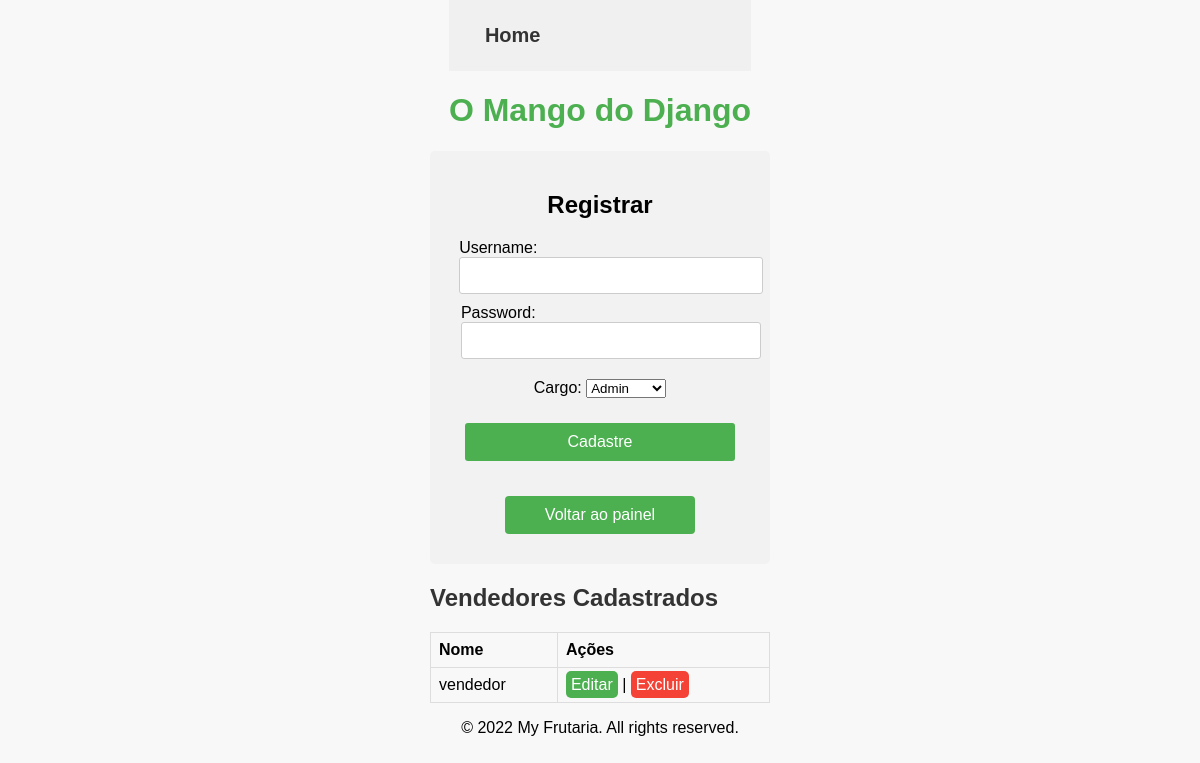
The page /cadastro/ on the database as committed earlier.
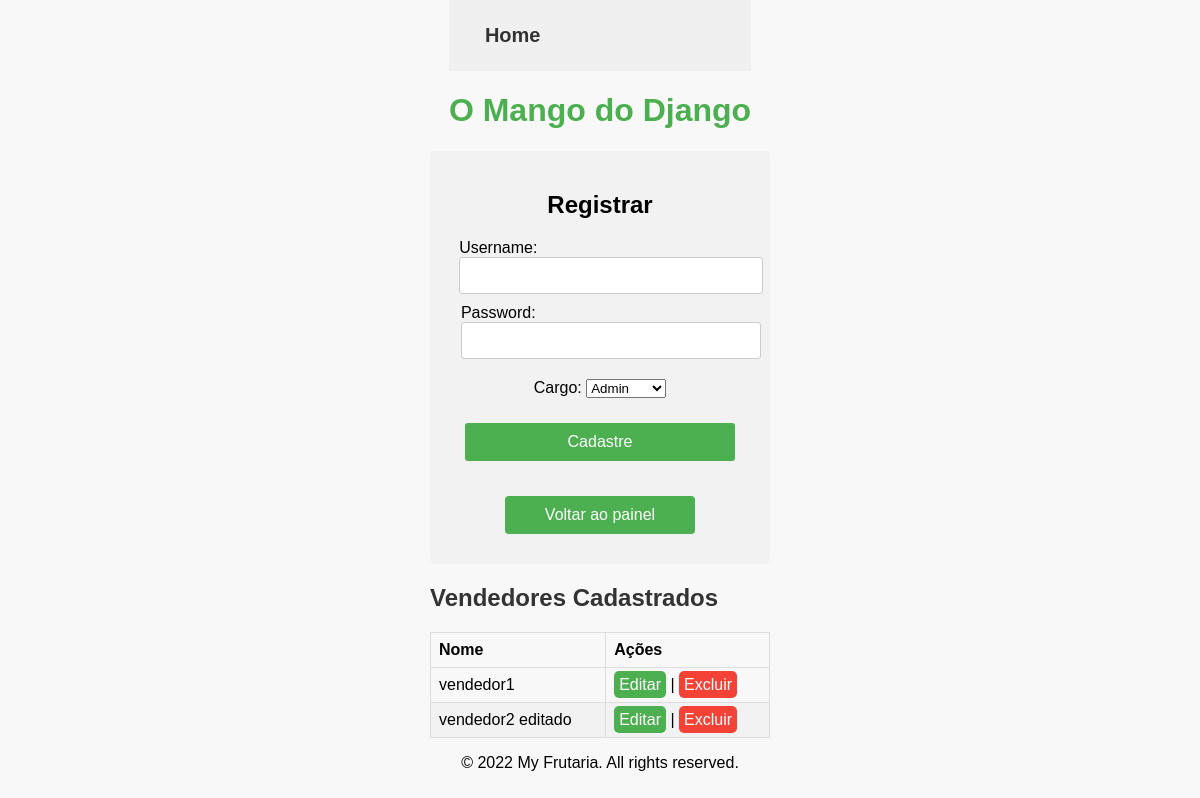
The same page on the database as committed later.
### frutaria/models.py (models this page shows)
class User(models.Model):
    nome = models.CharField(max_length=100)
    password = models.CharField(max_length=50)
    is_admin = models.BooleanField(default=False)

### frutaria/views.py (the view)
# urls.py: path('cadastro/', views.cadastro, name='cadastro'),
def cadastro(request):
    if request.method == 'GET':
        users = User.objects.filter(is_admin=False)
        print(users)
        return render(request, 'cadastro.html', {'users': users})

### frutaria/templates/cadastro.html (shortened to what this page needs)
{% extends 'base.html' %}
{% block content %}
    <form method="POST" class="cadastro-form" action="{% url 'create_user' %}">
        <h2>Registrar</h2>
        <div>
            <label for="nome">Username:</label>
            <input type="text" id="username" name="nome" required>
        </div>
        <div>
            <label for="password">Password:</label>
            <input type="password" id="password" name="password" required>
        </div>
        <div>
            <label for="role">Cargo:</label>
            <select id="role" name="role" required>
                <option value="admin">Admin</option>
            </select>
        </div>
        <button type="submit" class="botao">Cadastre</button>
        <a href="{% url 'admin-panel' %}" class="botao" id="botao-panel">Voltar ao painel</a>
    </form>
    <h2 class="titulo-vendedores">Vendedores Cadastrados</h2>
    <table class="tabela-vendedores">
        <thead>
            <tr>
                <th>Nome</th>
                <th>Ações</th>
            </tr>
        </thead>
        <tbody>
            {% for user in users %}
                <tr class="linha-vendedor">
                    <td>{{ user.nome }}</td>
                    <td>
                        <a href="{% url 'edit_user' user.id %}" class="botao-editar">Editar</a> |
                        <a href="{% url 'delete_user' user.id %}" class="botao-excluir" onclick="return confirm('Tem certeza que deseja excluir este usuário?');">Excluir</a>
                    </td>
                </tr>
            {% endfor %}
        </tbody>
    </table>
{% endblock %}

### frutaria/templates/base.html (shortened to what this page needs)
<!DOCTYPE html>
<html>
<head>
    {% load static %}
    <link rel="stylesheet" href="{% static 'style.css' %}">
</head>
<body>
    <header>
        <nav>
            <ul>
                <li class="home"><a href="{% url 'index' %}">Home</a></li>
            </ul>
        </nav>
        <h1>O Mango do Django</h1>
    </header>
    <main>
        {% block content %}
        {% endblock %}
    </main>
    <footer>
        <p>&copy; 2022 My Frutaria. All rights reserved.</p>
    </footer>
</body>
</html>

### frutaria/static/style.css (style rules this page uses)
body { margin: 0; padding: 0; font-family: Arial, sans-serif; background-color: #f8f8f8; display: flex; flex-direction: column; justify-content: center; align-items: center; }
a { text-decoration: none; }
#botao-panel { width: 50%; text-align: center; }
.login-page, .cadastro-form, .container, .formulario { display: flex; flex-direction: column; align-items: center; justify-content: center; width: 75%; }
.login-page, .cadastro-form { width: 300px; padding: 20px; background-color: #f2f2f2; border-radius: 5px; }
.login-form input[type="text"], .login-form input[type="password"], .cadastro-form input[type="text"], .cadastro-form input[type="password"], .campo-form input, .campo-form select, .entrada, .selecao { width: 100%; padding: 10px; margin-bottom: 10px; border: 1px solid #ccc; border-radius: 3px; }
#role { margin-top: 10px; }
h1 { color: #4CAF50; }
.home { font-family: 'Courier New', Courier, monospace; font-size: 20px; font-weight: bold; }
.login-form button, .cadastro-form button, .botao { width: 90%; padding: 10px; background-color: #4CAF50; color: #fff; border: none; border-radius: 3px; cursor: pointer; margin-bottom: 10px; margin-top: 25px; }
.botao { background-color: #4CAF50; color: white; padding: 10px 20px; border: none; border-radius: 4px; cursor: pointer; font-size: 16px; }
.titulo-vendedores { color: #333; font-family: Arial, sans-serif; }
.tabela-vendedores { width: 100%; border-collapse: collapse; }
.tabela-vendedores th, .tabela-vendedores td { border: 1px solid #ddd; padding: 8px; text-align: left; }
.linha-vendedor:nth-child(even) { background-color: #f2f2f2; }
.botao-editar, .botao-excluir { text-decoration: none; color: white; padding: 5px; border-radius: 5px; }
.botao-editar { background-color: #4CAF50; }
.botao-excluir { background-color: #f44336; }
nav { background-color: #f0f0f0; padding: 10px 20px; }
nav ul { list-style-type: none; margin: 0; padding: 0; overflow: hidden; }
nav ul li { float: left; }
nav ul li a { display: block; color: #333; text-align: center; padding: 14px 16px; text-decoration: none; font-family: Arial, "Helvetica Neue", Helvetica, sans-serif; }

Rows that differ between the two databases and show on the page:
changed User: nome "vendedor" → "vendedor1"
added User: nome "vendedor2 editado"
